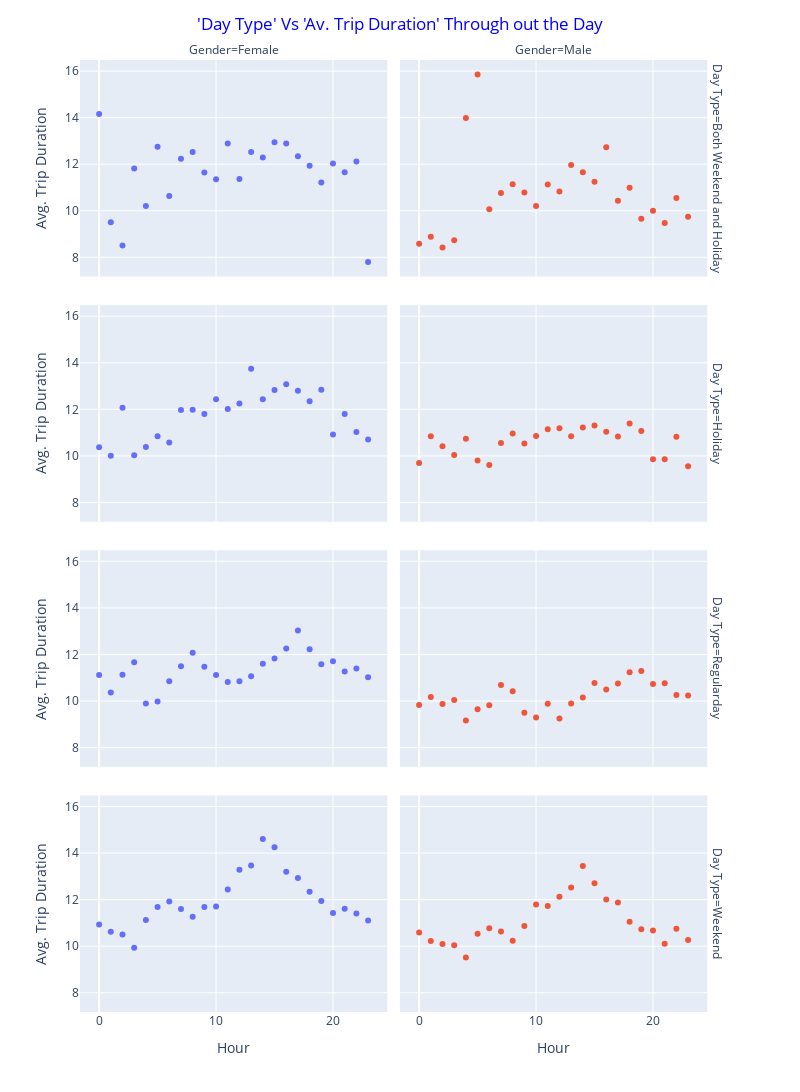

This figure's notebook cell:
### Code cell
fig = px.scatter(df2, x = 'Hour', y = 'Avg. Trip Duration', color = 'Gender', facet_col = 'Gender', facet_row = 'Day Type', width = 800, height = 1200)
fig.update_layout(title = {"text": "'Day Type' Vs 'Av. Trip Duration' Through out the Day", "x": 0.5,}, title_font_color = 'blue', showlegend = False,) #plot_bgcolor = 'black',
fig.update_xaxes(tickmode = 'auto', showgrid = True) #tickmode = 'linear'
fig.update_yaxes(showgrid = True)
fig.show()

### Figure 1 — Plotly figure (JSON) as saved in the notebook; plotly's stock layout.template omitted (floating-point values rounded to 4 significant figures)
{"data": [{"hovertemplate": "Gender=Female<br>Day Type=Both Weekend and Holiday<br>Hour=%{x}<br>Avg. Trip Duration=%{y}<extra></extra>", "legendgroup": "Female", "marker": {"color": "#636efa", "symbol": "circle"}, "mode": "markers", "name": "Female", "orientation": "v", "showlegend": true, "type": "scatter", "x": [0, 1, 2, 3, 4, 5, 6, 7, 8, 9, 10, 11, 12, 13, 14, 15, 16, 17, 18, 19, 20, 21, 22, 23], "xaxis": "x7", "y": [14.16, 9.51, 8.51, 11.82, 10.21, 12.75, 10.63, 12.23, 12.52, 11.64, 11.35, 12.89, 11.37, 12.52, 12.29, 12.94, 12.89, 12.34, 11.93, 11.22, 12.03, 11.66, 12.12, 7.8], "yaxis": "y7"}, {"hovertemplate": "Gender=Female<br>Day Type=Holiday<br>Hour=%{x}<br>Avg. Trip Duration=%{y}<extra></extra>", "legendgroup": "Female", "marker": {"color": "#636efa", "symbol": "circle"}, "mode": "markers", "name": "Female", "orientation": "v", "showlegend": false, "type": "scatter", "x": [0, 1, 2, 3, 4, 5, 6, 7, 8, 9, 10, 11, 12, 13, 14, 15, 16, 17, 18, 19, 20, 21, 22, 23], "xaxis": "x5", "y": [10.37, 10.01, 12.07, 10.03, 10.38, 10.84, 10.58, 11.97, 11.98, 11.8, 12.43, 12.01, 12.25, 13.74, 12.43, 12.83, 13.08, 12.8, 12.35, 12.84, 10.92, 11.8, 11.03, 10.71], "yaxis": "y5"}, {"hovertemplate": "Gender=Female<br>Day Type=Regularday<br>Hour=%{x}<br>Avg. Trip Duration=%{y}<extra></extra>", "legendgroup": "Female", "marker": {"color": "#636efa", "symbol": "circle"}, "mode": "markers", "name": "Female", "orientation": "v", "showlegend": false, "type": "scatter", "x": [0, 1, 2, 3, 4, 5, 6, 7, 8, 9, 10, 11, 12, 13, 14, 15, 16, 17, 18, 19, 20, 21, 22, 23], "xaxis": "x3", "y": [11.12, 10.37, 11.13, 11.67, 9.89, 9.98, 10.85, 11.49, 12.07, 11.47, 11.12, 10.82, 10.85, 11.07, 11.6, 11.83, 12.26, 13.03, 12.23, 11.58, 11.71, 11.27, 11.4, 11.02], "yaxis": "y3"}, {"hovertemplate": "Gender=Female<br>Day Type=Weekend<br>Hour=%{x}<br>Avg. Trip Duration=%{y}<extra></extra>", "legendgroup": "Female", "marker": {"color": "#636efa", "symbol": "circle"}, "mode": "markers", "name": "Female", "orientation": "v", "showlegend": false, "type": "scatter", "x": [0, 1, 2, 3, 4, 5, 6, 7, 8, 9, 10, 11, 12, 13, 14, 15, 16, 17, 18, 19, 20, 21, 22, 23], "xaxis": "x", "y": [10.93, 10.62, 10.5, 9.93, 11.13, 11.68, 11.92, 11.6, 11.27, 11.68, 11.71, 12.44, 13.28, 13.47, 14.6, 14.25, 13.2, 12.93, 12.34, 11.94, 11.43, 11.61, 11.4, 11.1], "yaxis": "y"}, {"hovertemplate": "Gender=Male<br>Day Type=Both Weekend and Holiday<br>Hour=%{x}<br>Avg. Trip Duration=%{y}<extra></extra>", "legendgroup": "Male", "marker": {"color": "#EF553B", "symbol": "circle"}, "mode": "markers", "name": "Male", "orientation": "v", "showlegend": true, "type": "scatter", "x": [0, 1, 2, 3, 4, 5, 6, 7, 8, 9, 10, 11, 12, 13, 14, 15, 16, 17, 18, 19, 20, 21, 22, 23], "xaxis": "x8", "y": [8.58, 8.88, 8.42, 8.73, 13.98, 15.85, 10.07, 10.76, 11.14, 10.79, 10.2, 11.13, 10.83, 11.97, 11.65, 11.25, 12.73, 10.43, 10.99, 9.66, 10, 9.48, 10.55, 9.74], "yaxis": "y8"}, {"hovertemplate": "Gender=Male<br>Day Type=Holiday<br>Hour=%{x}<br>Avg. Trip Duration=%{y}<extra></extra>", "legendgroup": "Male", "marker": {"color": "#EF553B", "symbol": "circle"}, "mode": "markers", "name": "Male", "orientation": "v", "showlegend": false, "type": "scatter", "x": [0, 1, 2, 3, 4, 5, 6, 7, 8, 9, 10, 11, 12, 13, 14, 15, 16, 17, 18, 19, 20, 21, 22, 23], "xaxis": "x6", "y": [9.7, 10.85, 10.42, 10.04, 10.74, 9.8, 9.61, 10.55, 10.96, 10.53, 10.86, 11.15, 11.19, 10.85, 11.22, 11.31, 11.04, 10.83, 11.39, 11.07, 9.86, 9.86, 10.82, 9.56], "yaxis": "y6"}, {"hovertemplate": "Gender=Male<br>Day Type=Regularday<br>Hour=%{x}<br>Avg. Trip Duration=%{y}<extra></extra>", "legendgroup": "Male", "marker": {"color": "#EF553B", "symbol": "circle"}, "mode": "markers", "name": "Male", "orientation": "v", "showlegend": false, "type": "scatter", "x": [0, 1, 2, 3, 4, 5, 6, 7, 8, 9, 10, 11, 12, 13, 14, 15, 16, 17, 18, 19, 20, 21, 22, 23], "xaxis": "x4", "y": [9.83, 10.17, 9.87, 10.05, 9.16, 9.65, 9.82, 10.69, 10.42, 9.5, 9.29, 9.88, 9.25, 9.89, 10.15, 10.78, 10.5, 10.75, 11.24, 11.29, 10.73, 10.77, 10.26, 10.24], "yaxis": "y4"}, {"hovertemplate": "Gender=Male<br>Day Type=Weekend<br>Hour=%{x}<br>Avg. Trip Duration=%{y}<extra></extra>", "legendgroup": "Male", "marker": {"color": "#EF553B", "symbol": "circle"}, "mode": "markers", "name": "Male", "orientation": "v", "showlegend": false, "type": "scatter", "x": [0, 1, 2, 3, 4, 5, 6, 7, 8, 9, 10, 11, 12, 13, 14, 15, 16, 17, 18, 19, 20, 21, 22, 23], "xaxis": "x2", "y": [10.59, 10.22, 10.09, 10.04, 9.52, 10.54, 10.77, 10.63, 10.23, 10.87, 11.79, 11.73, 12.12, 12.52, 13.45, 12.7, 12.01, 11.88, 11.05, 10.73, 10.67, 10.1, 10.75, 10.27], "yaxis": "y2"}], "layout": {"annotations": [{"font": {}, "showarrow": false, "text": "Gender=Female", "x": 0.24, "xanchor": "center", "xref": "paper", "y": 1, "yanchor": "bottom", "yref": "paper"}, {"font": {}, "showarrow": false, "text": "Gender=Male", "x": 0.74, "xanchor": "center", "xref": "paper", "y": 1, "yanchor": "bottom", "yref": "paper"}, {"font": {}, "showarrow": false, "text": "Day Type=Weekend", "textangle": 90, "x": 0.98, "xanchor": "left", "xref": "paper", "y": 0.1138, "yanchor": "middle", "yref": "paper"}, {"font": {}, "showarrow": false, "text": "Day Type=Regularday", "textangle": 90, "x": 0.98, "xanchor": "left", "xref": "paper", "y": 0.3712, "yanchor": "middle", "yref": "paper"}, {"font": {}, "showarrow": false, "text": "Day Type=Holiday", "textangle": 90, "x": 0.98, "xanchor": "left", "xref": "paper", "y": 0.6288, "yanchor": "middle", "yref": "paper"}, {"font": {}, "showarrow": false, "text": "Day Type=Both Weekend and Holiday", "textangle": 90, "x": 0.98, "xanchor": "left", "xref": "paper", "y": 0.8862, "yanchor": "middle", "yref": "paper"}], "height": 1200, "legend": {"title": {"text": "Gender"}, "tracegroupgap": 0}, "margin": {"t": 60}, "showlegend": false, "title": {"font": {"color": "blue"}, "text": "'Day Type' Vs 'Av. Trip Duration' Through out the Day", "x": 0.5}, "width": 800, "xaxis": {"anchor": "y", "autorange": true, "domain": [0, 0.48], "range": [-1.634, 24.63], "showgrid": true, "tickmode": "auto", "title": {"text": "Hour"}, "type": "linear"}, "xaxis2": {"anchor": "y2", "autorange": true, "domain": [0.5, 0.98], "matches": "x", "range": [-1.634, 24.63], "showgrid": true, "tickmode": "auto", "title": {"text": "Hour"}, "type": "linear"}, "xaxis3": {"anchor": "y3", "autorange": true, "domain": [0, 0.48], "matches": "x", "range": [-1.634, 24.63], "showgrid": true, "showticklabels": false, "tickmode": "auto", "type": "linear"}, "xaxis4": {"anchor": "y4", "autorange": true, "domain": [0.5, 0.98], "matches": "x", "range": [-1.634, 24.63], "showgrid": true, "showticklabels": false, "tickmode": "auto", "type": "linear"}, "xaxis5": {"anchor": "y5", "autorange": true, "domain": [0, 0.48], "matches": "x", "range": [-1.634, 24.63], "showgrid": true, "showticklabels": false, "tickmode": "auto", "type": "linear"}, "xaxis6": {"anchor": "y6", "autorange": true, "domain": [0.5, 0.98], "matches": "x", "range": [-1.634, 24.63], "showgrid": true, "showticklabels": false, "tickmode": "auto", "type": "linear"}, "xaxis7": {"anchor": "y7", "autorange": true, "domain": [0, 0.48], "matches": "x", "range": [-1.634, 24.63], "showgrid": true, "showticklabels": false, "tickmode": "auto", "type": "linear"}, "xaxis8": {"anchor": "y8", "autorange": true, "domain": [0.5, 0.98], "matches": "x", "range": [-1.634, 24.63], "showgrid": true, "showticklabels": false, "tickmode": "auto", "type": "linear"}, "yaxis": {"anchor": "x", "autorange": true, "domain": [0, 0.2275], "range": [7.193, 16.46], "showgrid": true, "title": {"text": "Avg. Trip Duration"}, "type": "linear"}, "yaxis2": {"anchor": "x2", "autorange": true, "domain": [0, 0.2275], "matches": "y", "range": [7.193, 16.46], "showgrid": true, "showticklabels": false, "type": "linear"}, "yaxis3": {"anchor": "x3", "autorange": true, "domain": [0.2575, 0.485], "matches": "y", "range": [7.193, 16.46], "showgrid": true, "title": {"text": "Avg. Trip Duration"}, "type": "linear"}, "yaxis4": {"anchor": "x4", "autorange": true, "domain": [0.2575, 0.485], "matches": "y", "range": [7.193, 16.46], "showgrid": true, "showticklabels": false, "type": "linear"}, "yaxis5": {"anchor": "x5", "autorange": true, "domain": [0.515, 0.7425], "matches": "y", "range": [7.193, 16.46], "showgrid": true, "title": {"text": "Avg. Trip Duration"}, "type": "linear"}, "yaxis6": {"anchor": "x6", "autorange": true, "domain": [0.515, 0.7425], "matches": "y", "range": [7.193, 16.46], "showgrid": true, "showticklabels": false, "type": "linear"}, "yaxis7": {"anchor": "x7", "autorange": true, "domain": [0.7725, 1], "matches": "y", "range": [7.193, 16.46], "showgrid": true, "title": {"text": "Avg. Trip Duration"}, "type": "linear"}, "yaxis8": {"anchor": "x8", "autorange": true, "domain": [0.7725, 1], "matches": "y", "range": [7.193, 16.46], "showgrid": true, "showticklabels": false, "type": "linear"}}}
